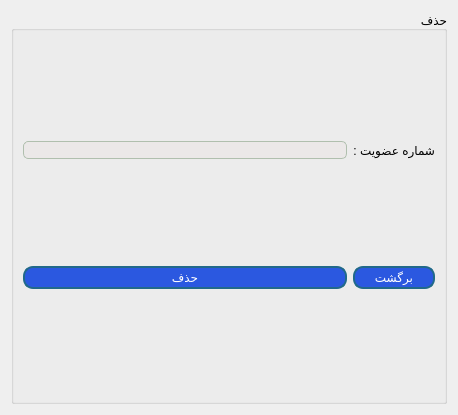
<?xml version="1.0" encoding="UTF-8"?>
<ui version="4.0">
 <class>DeleteMember</class>
 <widget class="QDialog" name="DeleteMember">
  <property name="geometry">
   <rect>
    <x>0</x>
    <y>0</y>
    <width>458</width>
    <height>415</height>
   </rect>
  </property>
  <property name="cursor">
   <cursorShape>ArrowCursor</cursorShape>
  </property>
  <property name="windowTitle">
   <string>حذف عضو</string>
  </property>
  <property name="windowIcon">
   <iconset resource="resources.qrc">
    <normaloff>:/img/images/login.png</normaloff>:/img/images/login.png</iconset>
  </property>
  <property name="styleSheet">
   <string notr="true">
QLineEdit{
	border : 1px solid #b0bfae;
	border-radius : 5px;
	background-color : #ebe8e8;
}

QPushButton{
	border-radius: 10px;
	padding : 2px 5px;
	background :#2b58e0;
	border : 2px solid #21698a;
	color : white;
}
QPushButton:hover {
	background-color : #75a0eb ;
}
QToolButton
{
border-radius:10px;
background:red;
color:white;
}
</string>
  </property>
  <layout class="QVBoxLayout" name="verticalLayout">
   <item>
    <widget class="QGroupBox" name="groupBox">
     <property name="title">
      <string>حذف</string>
     </property>
     <property name="alignment">
      <set>Qt::AlignRight|Qt::AlignTrailing|Qt::AlignVCenter</set>
     </property>
     <layout class="QGridLayout" name="gridLayout">
      <item row="0" column="0">
       <widget class="QLineEdit" name="mmbrShipId"/>
      </item>
      <item row="0" column="1">
       <widget class="QLabel" name="label">
        <property name="text">
         <string>شماره عضویت :</string>
        </property>
       </widget>
      </item>
      <item row="1" column="0">
       <widget class="QPushButton" name="delete_2">
        <property name="text">
         <string>حذف</string>
        </property>
       </widget>
      </item>
      <item row="1" column="1">
       <widget class="QPushButton" name="back">
        <property name="text">
         <string>برگشت</string>
        </property>
       </widget>
      </item>
     </layout>
    </widget>
   </item>
  </layout>
 </widget>
 <resources>
  <include location="resources.qrc"/>
 </resources>
 <connections/>
</ui>
